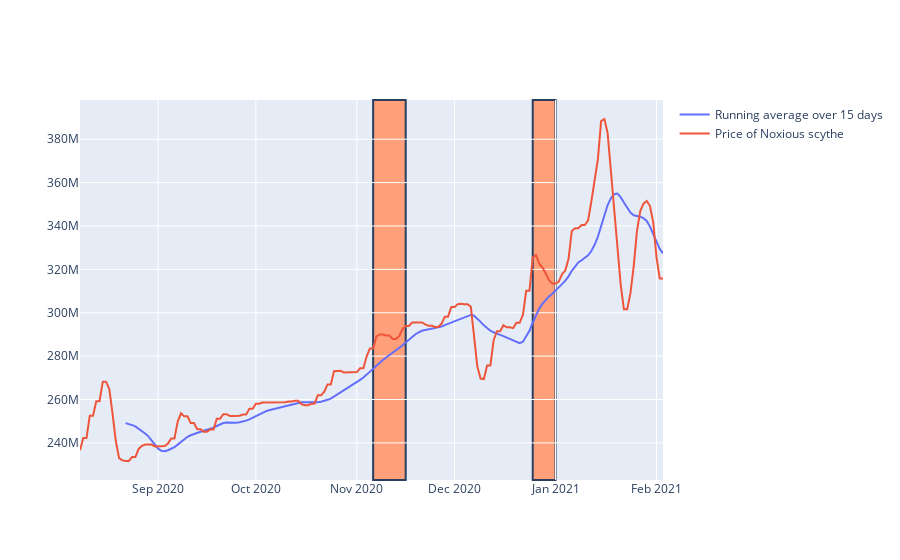

Notebook code cell kept with this figure:
### Code cell
import plotly.graph_objects as go

fig = go.Figure()

dfxp = pd.read_csv('dxp_weeks.csv')
for col in dfxp:
    dfxp[col] = dfxp[col].apply(lambda x: datetime.strptime(x, '%d %B %Y (%H:%M)').strftime('%Y-%m-%d'))
    
# subset_starting = {i:'red' for i in dfxp.Starting_Date.tolist()}
# subset_ending = {i:'red' for i in dfxp.Ending_Date.tolist()}


prices = price_frame.reset_index().rename(columns={'index':'date'})

prices['Colour'] = prices['date'].apply(lambda x: 'red' if x in subsets.keys() else 'blue')

window = 15

prices['average'] = prices.price.rolling(window).mean()


# fig.add_trace(go.Scatter(x=prices.date, y=prices.Colour,
#                     mode='markers',
#                     name='markers'))

fig.add_trace(go.Scatter(x=prices.date, y=prices.average,
                    mode='lines',
                    name='Running average over {} days'.format(window)))
fig.add_trace(go.Scatter(x=prices.date, y=prices.price,
                    mode='lines',
                    name='Price of {}'.format(item)))


for index,row in dfxp.iterrows():
    if row[0] in list(prices.date):
        fig.add_vrect(
            x0="{}".format(row[0]), x1="{}".format(row[1]),
            fillcolor="LightSalmon",
            layer="below"
        )

prices.set_index('date',inplace=True)
prices = prices.astype(object)

fig.show()

# display(prices)
# display(dfxp)



# fig = px.scatter(prices,title=item, template="simple_white",color='Colour')
# px.scatter(prices[['average','Colour']],title=item, template="simple_white",color='Colour')
# display(prices)

### Figure 1 — Plotly figure (JSON) as saved in the notebook; plotly's stock layout.template omitted (floating-point values rounded to 4 significant figures; data arrays with more than 128 entries replaced by an {"elided": "..."} marker saying what was removed)
{"data": [{"mode": "lines", "name": "Running average over 15 days", "type": "scatter", "x": {"elided": "180 str values"}, "y": {"elided": "180 float values"}}, {"mode": "lines", "name": "Price of Noxious scythe", "type": "scatter", "x": {"elided": "180 str values"}, "y": {"elided": "180 int values"}}], "layout": {"shapes": [{"fillcolor": "LightSalmon", "layer": "below", "type": "rect", "x0": "2020-12-25", "x1": "2021-01-01", "xref": "x", "y0": 0, "y1": 1, "yref": "y domain"}, {"fillcolor": "LightSalmon", "layer": "below", "type": "rect", "x0": "2020-11-06", "x1": "2020-11-16", "xref": "x", "y0": 0, "y1": 1, "yref": "y domain"}]}}
